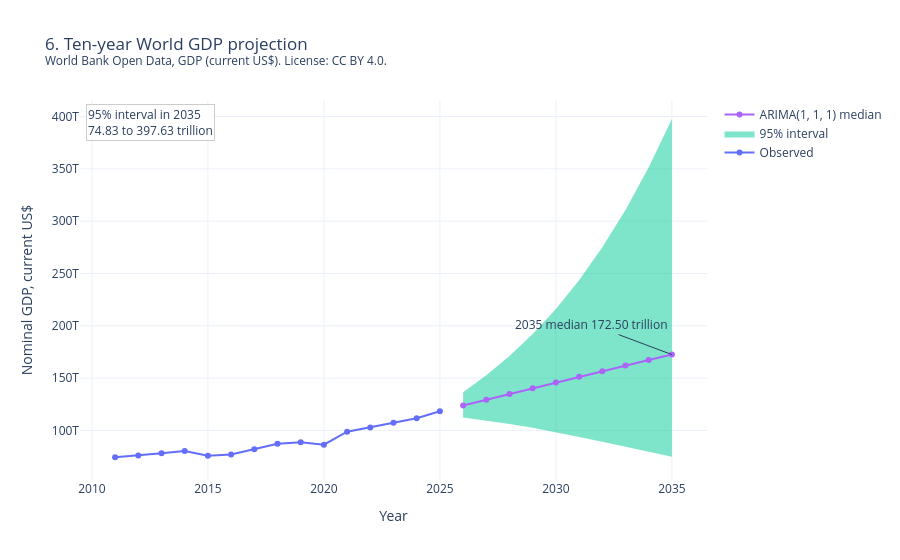

Write notebook code for a chart like this one.
### Code cell
if projection is None:
    print(projection_decision_text(backtest))
else:
    recent = world_series.loc[world_series.index >= projection.origin_year - 14]
    fig = go.Figure()
    fig.add_trace(
        go.Scatter(
            x=list(recent.index),
            y=list(recent.to_numpy()),
            mode="lines+markers",
            name="Observed",
        )
    )
    fig.add_trace(
        go.Scatter(
            x=list(projection.years),
            y=list(projection.upper),
            mode="lines",
            line={"width": 0},
            showlegend=False,
            hoverinfo="skip",
            name="95% upper",
        )
    )
    fig.add_trace(
        go.Scatter(
            x=list(projection.years),
            y=list(projection.lower),
            mode="lines",
            line={"width": 0},
            fill="tonexty",
            name="95% interval",
        )
    )
    fig.add_trace(
        go.Scatter(
            x=list(projection.years),
            y=list(projection.median),
            mode="lines+markers",
            name=f"ARIMA{projection.order} median",
        )
    )
    disclose(fig, "gdp-arima-projection", "6. Ten-year World GDP projection", "gdp_annual")
    fig.update_layout(xaxis_title="Year", yaxis_title="Nominal GDP, current US$")
    fig.add_annotation(
        x=projection.years[-1],
        y=projection.median[-1],
        text=f"{projection.years[-1]} median {projection.median[-1] / 1e12:.2f} trillion",
        showarrow=True,
        ax=-80,
        ay=-30,
    )
    claim_box(
        fig,
        [
            f"95% interval in {projection.years[-1]}",
            f"{projection.lower[-1] / 1e12:.2f} to {projection.upper[-1] / 1e12:.2f} trillion",
        ],
    )
    trillion_hover(fig)
    fig.show()
    print(
        f"Median path: {trillions(world_series.loc[projection.origin_year])} in {projection.origin_year} "
        f"to {trillions(projection.median[-1])} in {projection.years[-1]}."
    )
    print("Bands are 95% intervals on log nominal GDP. They are not a policy forecast.")

### Figure 1 — Plotly figure (JSON) as saved in the notebook; plotly's stock layout.template omitted (floating-point values rounded to 4 significant figures)
{"data": [{"customdata": [[74.39], [76.06], [78.17], [80.24], [75.84], [77.08], [82.11], [87.31], [88.8], [86.39], [98.78], [102.9], [107.3], [111.7], [118.4]], "hovertemplate": "Observed<br>Year=%{x}<br>$%{customdata[0]:.2f} trillion<extra></extra>", "mode": "lines+markers", "name": "Observed", "type": "scatter", "x": [2011, 2012, 2013, 2014, 2015, 2016, 2017, 2018, 2019, 2020, 2021, 2022, 2023, 2024, 2025], "y": [74390000000000.0, 76060000000000.0, 78171001460419, 80240000000000.0, 75840000000000.0, 77084966373474, 82110104984460, 87310000000000.0, 88800000000000.0, 86390000000000.0, 98780038374127, 102862471365575, 107348614073350, 111669432109121, 118350166039396]}, {"hoverinfo": "skip", "line": {"width": 0}, "mode": "lines", "name": "95% upper", "showlegend": false, "type": "scatter", "x": [2026, 2027, 2028, 2029, 2030, 2031, 2032, 2033, 2034, 2035], "y": [136500000000000.0, 152700000000000.0, 171100000000000.0, 192100000000000.0, 216100000000000.0, 243600000000000.0, 275000000000000.0, 310800000000000.0, 351400000000000.0, 397600000000000.0]}, {"customdata": [[112.3], [109.5], [106.2], [102.5], [98.31], [93.84], [89.18], [84.4], [79.6], [74.83]], "fill": "tonexty", "hovertemplate": "95% interval<br>Year=%{x}<br>$%{customdata[0]:.2f} trillion<extra></extra>", "line": {"width": 0}, "mode": "lines", "name": "95% interval", "type": "scatter", "x": [2026, 2027, 2028, 2029, 2030, 2031, 2032, 2033, 2034, 2035], "y": [112300000000000.0, 109500000000000.0, 106200000000000.0, 102500000000000.0, 98310000000000.0, 93840000000000.0, 89180000000000.0, 84400000000000.0, 79600000000000.0, 74830000000000.0]}, {"customdata": [[123.8], [129.3], [134.8], [140.3], [145.8], [151.2], [156.6], [162.0], [167.3], [172.5]], "hovertemplate": "ARIMA(1, 1, 1) median<br>Year=%{x}<br>$%{customdata[0]:.2f} trillion<extra></extra>", "mode": "lines+markers", "name": "ARIMA(1, 1, 1) median", "type": "scatter", "x": [2026, 2027, 2028, 2029, 2030, 2031, 2032, 2033, 2034, 2035], "y": [123800000000000.0, 129300000000000.0, 134800000000000.0, 140300000000000.0, 145800000000000.0, 151200000000000.0, 156600000000000.0, 162000000000000.0, 167300000000000.0, 172500000000000.0]}], "layout": {"annotations": [{"ax": -80, "ay": -30, "showarrow": true, "text": "2035 median 172.50 trillion", "x": 2035, "y": 172500000000000.0}, {"align": "left", "bgcolor": "rgba(255,255,255,0.9)", "bordercolor": "#ccc", "showarrow": false, "text": "95% interval in 2035<br>74.83 to 397.63 trillion", "x": 0.01, "xanchor": "left", "xref": "paper", "y": 0.99, "yanchor": "top", "yref": "paper"}], "autosize": true, "hovermode": "x unified", "meta": {"chart_id": "gdp-arima-projection", "classification": "open", "profile_id": "public-demo", "provenance": "World Bank Open Data, GDP (current US$). License: CC BY 4.0.", "table": "gdp_annual"}, "title": {"text": "6. Ten-year World GDP projection<br><sup>World Bank Open Data, GDP (current US$). License: CC BY 4.0.</sup>"}, "xaxis": {"hoverformat": ".0f", "title": {"text": "Year"}}, "yaxis": {"title": {"text": "Nominal GDP, current US$"}}}}
